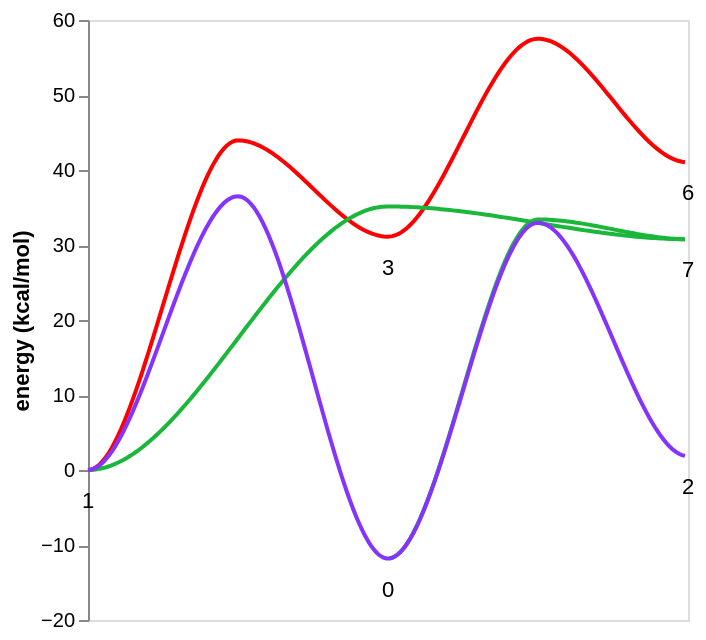

The notebook cell this image was saved under:
### Code cell
from autochem.util import plot

root_key = 1
leaf_keys = [2, 7, 6]
color_cycle = [plot.Color.purple, plot.Color.green, plot.Color.red]
color_dct = dict(zip(leaf_keys, color_cycle))

node_paths = mess.surf.node_paths_from_source(surf, root_key, leaf_keys=leaf_keys)
print(node_paths)

colors = [color_dct.get(node_path[-1], plot.Color.black) for node_path in node_paths]

mess.surf.plot_paths(
    surf,
    node_paths,
    stack_nodes=[[0, 3]],
    colors=colors,
    label=True,
)

### Figure 1 — Vega-Lite specification as saved in the notebook (floating-point values rounded to 4 significant figures; data arrays with more than 128 entries replaced by an {"elided": "..."} marker saying what was removed)
{"config": {"view": {"continuousWidth": 300, "continuousHeight": 300}, "axis": {"grid": false}}, "layer": [{"data": {"name": "data-e85b47457d90d9678c7f0578d87cd847"}, "mark": {"type": "line"}, "encoding": {"color": {"field": "path", "legend": null, "scale": {"domain": ["0", "1", "2", "3"], "range": ["#8533ff", "#1ab73a", "#1ab73a", "#ff0000"]}, "type": "nominal"}, "x": {"axis": null, "field": "x", "type": "temporal"}, "y": {"field": "energy", "title": "energy (kcal/mol)", "type": "quantitative"}}, "transform": [{"fold": ["3", "2", "1", "0"], "as": ["path", "energy"]}]}, {"data": {"name": "data-ff1c4749ff5f48ff7f37417937e22715"}, "mark": {"type": "text", "baseline": "top", "dy": 10}, "encoding": {"text": {"field": "label", "type": "quantitative"}, "x": {"axis": null, "field": "x", "type": "quantitative"}, "y": {"field": "y", "type": "quantitative"}}}], "$schema": "https://vega.github.io/schema/vega-lite/v5.20.1.json", "datasets": {"data-e85b47457d90d9678c7f0578d87cd847": {"elided": "200 records"}, "data-ff1c4749ff5f48ff7f37417937e22715": [{"x": 0.0, "y": 0.0, "label": 1}, {"x": 0.5, "y": -11.81, "label": 0}, {"x": 1.0, "y": 1.84, "label": 2}, {"x": 1.0, "y": 30.77, "label": 7}, {"x": 0.5, "y": 31.11, "label": 3}, {"x": 1.0, "y": 41.02, "label": 6}]}}
